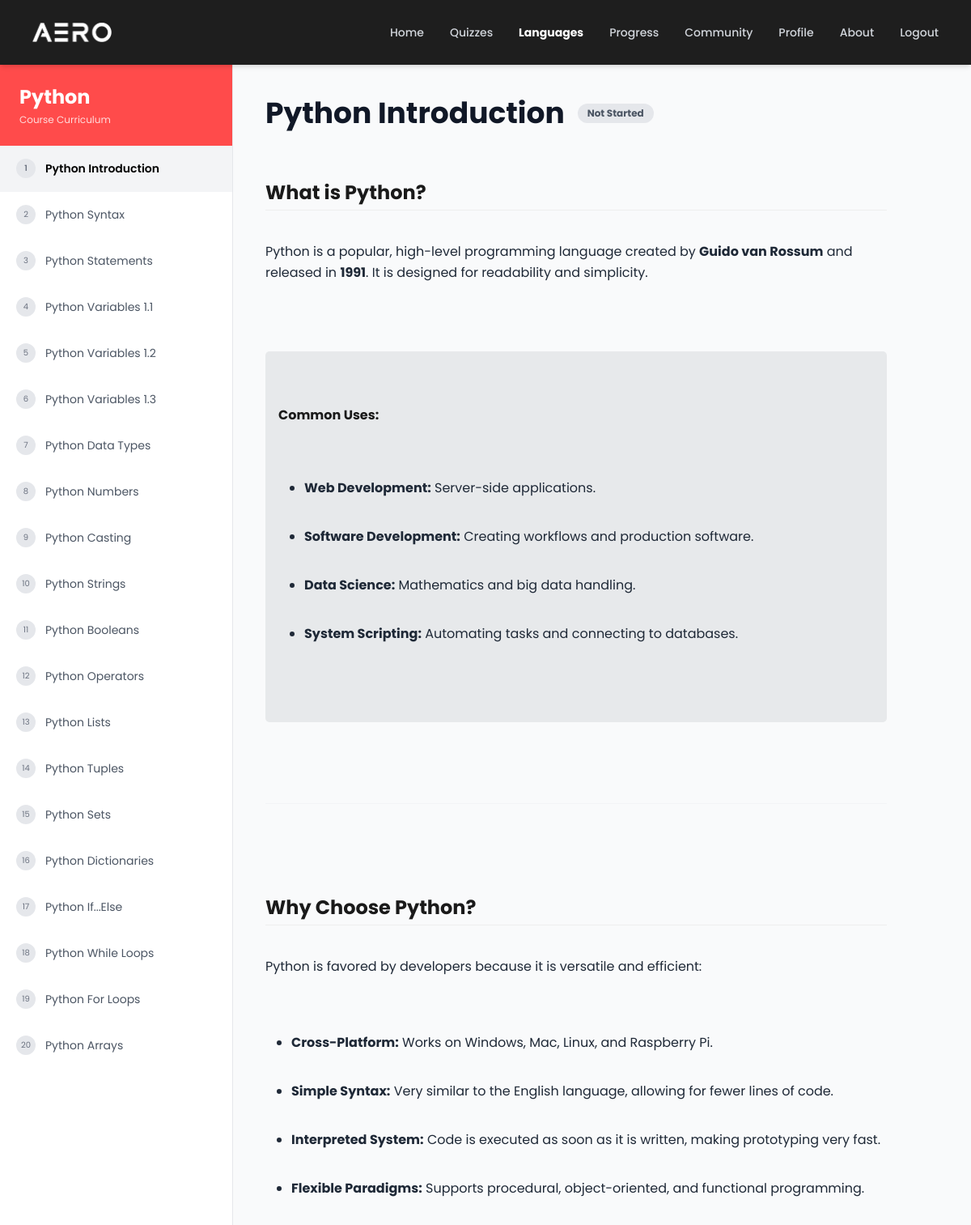
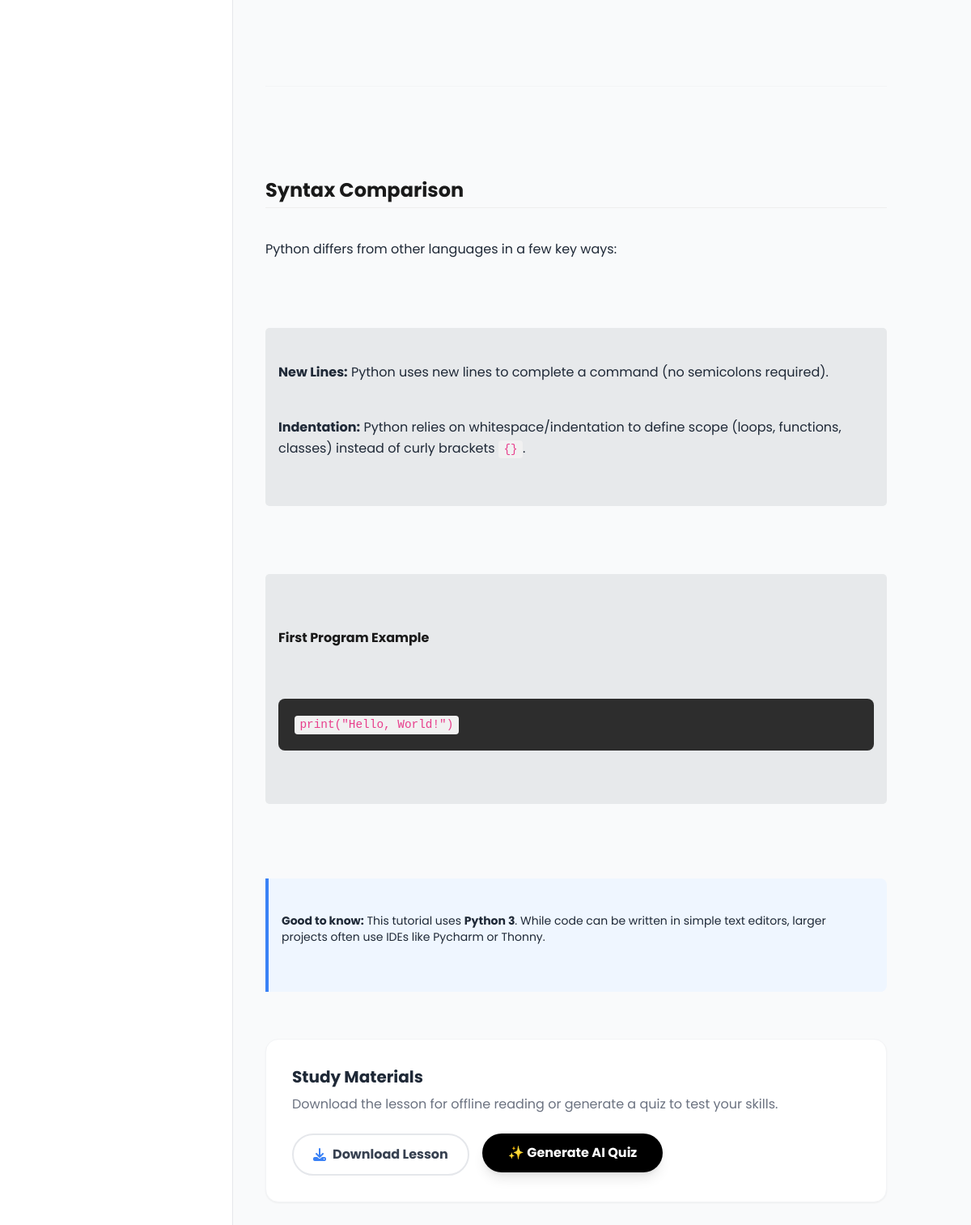
Screenshot of /pages/topic_list.php (signed in) with the database file from the repository (2 pictures, top to bottom).
### tables this page shows
CREATE TABLE `languages` (
  `language_id` int(11) NOT NULL,
  `name` varchar(50) NOT NULL,
  `description` text DEFAULT NULL,
  `icon_path` varchar(255) DEFAULT NULL
);

CREATE TABLE `topics` (
  `topic_id` int(11) NOT NULL,
  `language_id` int(11) NOT NULL,
  `title` varchar(100) NOT NULL,
  `content_description` text DEFAULT NULL,
  `pdf_file_path` varchar(255) DEFAULT NULL,
  `external_link` varchar(255) DEFAULT NULL,
  `ai_context_summary` text NOT NULL,
  `order_sequence` int(11) DEFAULT 0
);

### pages/topic_list.php (the view, shortened to what this page needs)
<?php
include '../config/db_conn.php';
$user_id = $_SESSION['user_id'];
$lang_id = isset($_GET['lang_id']) ? (int)$_GET['lang_id'] : 1;
$selected_topic_id = isset($_GET['topic_id']) ? (int)$_GET['topic_id'] : 0;
$langSql = "SELECT * FROM languages WHERE language_id = $lang_id";
$langRow = $conn->query($langSql)->fetch_assoc();
$langName = $langRow['name'];
$colors = [
    'Python' => 'bg-[#ff4b4b]',
    'C#' => 'bg-[#00b894]',
    'C++' => 'bg-[#8c7ae6]',
    'JavaScript' => 'bg-[#e1b12c]',
    'Java' => 'bg-[#ff7f50]',
    'Dart' => 'bg-[#2f80ed]'
];
$themeColor = $colors[$langName] ?? 'bg-gray-800';
$topicSql = "SELECT t.*, MAX(q.score) as best_score, MAX(q.total_items) as total_items
             FROM topics t
             LEFT JOIN generated_quizzes q ON t.topic_id = q.topic_id AND q.user_id = $user_id
             WHERE t.language_id = $lang_id
             GROUP BY t.topic_id";
$topicResult = $conn->query($topicSql);
$topics = [];
while ($row = $topicResult->fetch_assoc()) {
    $topics[] = $row;
}
if ($selected_topic_id == 0 && count($topics) > 0) {
    $selected_topic_id = $topics[0]['topic_id'];
}
$currentTopic = null;
foreach ($topics as $t) {
    if ($t['topic_id'] == $selected_topic_id) {
        $currentTopic = $t;
        break;
    }
}
?>
<!DOCTYPE html>
<html lang="en">
<head>
    <script src="https://cdn.tailwindcss.com"></script>
    <link rel="stylesheet" href="https://cdnjs.cloudflare.com/ajax/libs/font-awesome/6.4.0/css/all.min.css">
</head>
<body class="bg-gray-50 h-screen flex flex-col overflow-hidden">
    <?php include '../components/navbar.php'; ?>
    <div class="flex flex-1 overflow-hidden relative">
        <aside class="w-72 bg-white border-r border-gray-200 flex flex-col h-full overflow-y-auto hidden md:block">
            <div class="<?php echo $themeColor; ?> p-6 text-white">
                <h1 class="text-2xl font-bold"><?php echo $langName; ?></h1>
                <p class="text-xs opacity-80 mt-1">Course Curriculum</p>
            </div>
            <div class="flex-1">
                <?php foreach ($topics as $t):
                    $isPassed = false;
                    $isActive = ($t['topic_id'] == $selected_topic_id)
                        ? 'bg-gray-100 border-l-4 border-black font-semibold text-black'
                        : 'hover:bg-gray-50 text-gray-600 border-l-4 border-transparent';
                ?>
                    <a href="?lang_id=<?php echo $lang_id; ?>&topic_id=<?php echo $t['topic_id']; ?>"
                        class="block p-4 border-b border-gray-100 text-sm transition flex justify-between items-center <?php echo $isActive; ?>">
                        <div class="flex items-center">
                            <span class="w-6 h-6 flex items-center justify-center rounded-full text-[10px] mr-3
                            <?php echo $isPassed ? 'bg-green-100 text-green-700' : 'bg-gray-200 text-gray-500'; ?>">
                                <?php echo $t['order_sequence']; ?>
                            </span>
                            <span><?php echo $t['title']; ?></span>
                        </div>
                    </a>
                <?php endforeach; ?>
            </div>
        </aside>
        <main class="flex-1 p-10 overflow-y-auto" id="main-content">
            <?php if ($currentTopic):
                $passStatus = "Not Started";
                $badgeColor = "bg-gray-200 text-gray-600";
            ?>
                <div class="max-w-3xl transition-opacity duration-500" id="topic-content">
                    <div class="flex items-center space-x-4 mb-2">
                        <h2 class="text-4xl font-bold text-gray-900"><?php echo $currentTopic['title']; ?></h2>
                        <span class="px-3 py-1 rounded-full text-xs font-bold <?php echo $badgeColor; ?>">
                            <?php echo $passStatus; ?>
                        </span>
                    </div>
                    <div class="topic-content-area text-gray-800 leading-relaxed mb-8">
                        <?php echo $currentTopic['content_description'] ? nl2br(htmlspecialchars_decode($currentTopic['content_description'])) : "Master the fundamentals of " . $currentTopic['title'] . " with our AI-powered assessment."; ?>
                    </div>
                    <div class="bg-white p-8 rounded-2xl border border-gray-100 shadow-sm">
                        <h3 class="text-xl font-bold text-gray-800 mb-2">Study Materials</h3>
                        <p class="text-gray-500 mb-6">Download the lesson for offline reading or generate a quiz to test your skills.</p>
                        <div class="flex flex-col md:flex-row gap-4">
                            <a href="../actions/save_lesson.php?topic_id=<?php echo $selected_topic_id; ?>&lang_id=<?php echo $lang_id; ?>"
                                class="bg-white border-2 border-gray-200 text-gray-700 px-6 py-3 rounded-full font-bold hover:bg-gray-50 hover:border-gray-300 transition flex items-center justify-center">
                                <i class="fa-solid fa-download mr-2 text-blue-500"></i> Download Lesson
                            </a>
                            <form action="../api/generate_quiz.php" method="POST" id="genForm" class="flex-1 md:flex-none">
                                <button type="button" onclick="triggerQuizGeneration()" class="w-full bg-black text-white px-8 py-3 rounded-full font-bold shadow-lg hover:bg-gray-800 transition transform hover:scale-105 flex items-center justify-center">
                                    <span>✨ Generate AI Quiz</span>
                                </button>
                            </form>
                        </div>
                    </div>
                </div>
            <?php else: ?>
                <div class="text-center mt-20 text-gray-400">Select a topic to begin.</div>
            <?php endif; ?>
        </main>
    </div>
</body>
</html>

### pages/topic_list.php (style rules this page uses)
body { font-family: 'Poppins', sans-serif; }
.topic-content-area h1, .topic-content-area h2, .topic-content-area h3 { color: #1a1a1a; font-weight: 700; margin-top: 1.5rem; margin-bottom: 0.75rem; }
.topic-content-area h2 { font-size: 1.5rem; border-bottom: 1px solid #eee; padding-bottom: 2px; }
.topic-content-area p { margin-bottom: 1rem; }
.topic-content-area code { background: #f1f1f1; color: #e83e8c; padding: 0.2rem 0.4rem; border-radius: 4px; font-family: 'Courier New', monospace; font-size: 0.9em; }
.topic-content-area pre { background: #2d2d2d; color: #f8f8f2; padding: 1.25rem; border-radius: 8px; overflow-x: auto; margin: 1.5rem 0; line-height: 1.5; }
.topic-content-area ul { list-style-type: disc; margin-left: 2rem; margin-bottom: 1.25rem; }
.topic-content-area li { margin-bottom: 0.5rem; }
.topic-content-area .w3-example { background-color: #E7E9EB; padding: 1rem; border-radius: 5px; margin: 1rem 0; }

### rows the page displays
languages: name "Python"
topics: order_sequence "1", title "Python Introduction", content_description "What is Python? Python is a popular, high-level programming language created by Guido van Rossum and released in 1991 . It is designed for readability and simplicity. Common Uses: Web Development: Server-side applications. Software Development: Creating workflows and production software. Data Science: Mathematics and big data handling. System Scripting: Automating tasks and connecting to databases. Why Choose Python? Python is favored by developers because it is versatile and efficient: Cross-Platform: Works on Windows, Mac, Linux, and Raspberry Pi. Simple Syntax: Very similar to the English language, allowing for fewer lines of code. Interpreted System: Code is executed as soon as it is…"
topics: order_sequence "2", title "Python Syntax"
topics: order_sequence "3", title "Python Statements"
topics: order_sequence "4", title "Python Variables 1.1"
topics: order_sequence "5", title "Python Variables 1.2"
topics: order_sequence "6", title "Python Variables 1.3"
topics: order_sequence "7", title "Python Data Types"
topics: order_sequence "8", title "Python Numbers"
topics: order_sequence "9", title "Python Casting"
topics: order_sequence "10", title "Python Strings"
topics: order_sequence "11", title "Python Booleans"
topics: order_sequence "12", title "Python Operators"
topics: order_sequence "13", title "Python Lists"
topics: order_sequence "14", title "Python Tuples"
topics: order_sequence "15", title "Python Sets"
topics: order_sequence "16", title "Python Dictionaries"
topics: order_sequence "17", title "Python If...Else"
topics: order_sequence "18", title "Python While Loops"
topics: order_sequence "19", title "Python For Loops"
topics: order_sequence "20", title "Python Arrays"

### other values shown
$passStatus "Not Started"
